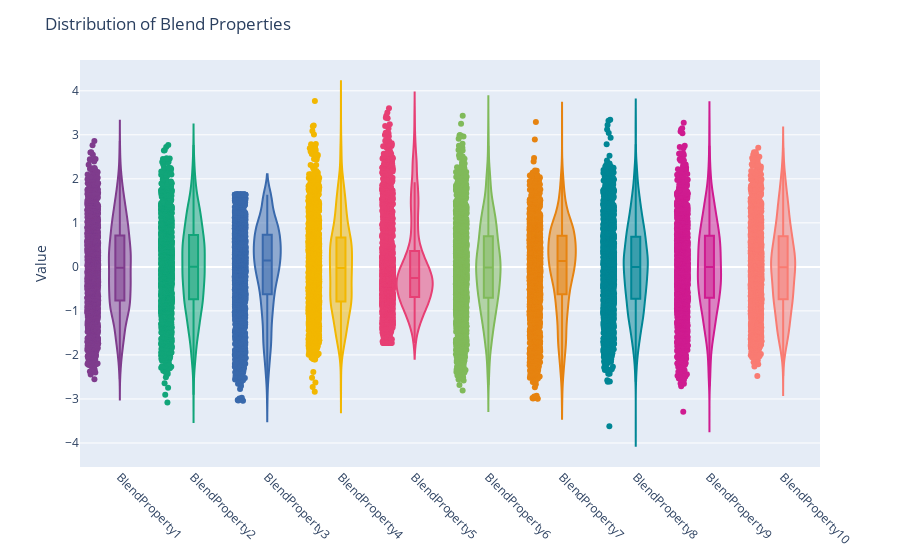

The notebook cell saved with this chart:
### Code cell
# Selecting last 10 blend property columns
data = train_data.iloc[:, 55:]

# Melt the DataFrame to long format for Plotly
melted_data = data.melt(var_name='Property', value_name='Value')

# Create the violin plot
fig = px.violin(melted_data, x='Property', y='Value', color='Property', box=True, points='all', color_discrete_sequence=px.colors.qualitative.Bold)

# Update layout for aesthetics
fig.update_layout(
    showlegend=False,
    title='Distribution of Blend Properties',
    yaxis_title='Value',
    xaxis_title=None,
    xaxis_tickangle=45
)

fig.show()

### Figure 1 — Plotly figure (JSON) as saved in the notebook; plotly's stock layout.template omitted (floating-point values rounded to 4 significant figures; data arrays with more than 128 entries replaced by an {"elided": "..."} marker saying what was removed)
{"data": [{"alignmentgroup": "True", "box": {"visible": true}, "hovertemplate": "Property=%{x}<br>Value=%{y}<extra></extra>", "legendgroup": "BlendProperty1", "marker": {"color": "rgb(127, 60, 141)"}, "name": "BlendProperty1", "offsetgroup": "BlendProperty1", "orientation": "v", "points": "all", "scalegroup": "True", "showlegend": true, "type": "violin", "x": {"elided": "2000 str values"}, "x0": " ", "xaxis": "x", "y": {"elided": "2000 float values"}, "y0": " ", "yaxis": "y"}, {"alignmentgroup": "True", "box": {"visible": true}, "hovertemplate": "Property=%{x}<br>Value=%{y}<extra></extra>", "legendgroup": "BlendProperty2", "marker": {"color": "rgb(17, 165, 121)"}, "name": "BlendProperty2", "offsetgroup": "BlendProperty2", "orientation": "v", "points": "all", "scalegroup": "True", "showlegend": true, "type": "violin", "x": {"elided": "2000 str values"}, "x0": " ", "xaxis": "x", "y": {"elided": "2000 float values"}, "y0": " ", "yaxis": "y"}, {"alignmentgroup": "True", "box": {"visible": true}, "hovertemplate": "Property=%{x}<br>Value=%{y}<extra></extra>", "legendgroup": "BlendProperty3", "marker": {"color": "rgb(57, 105, 172)"}, "name": "BlendProperty3", "offsetgroup": "BlendProperty3", "orientation": "v", "points": "all", "scalegroup": "True", "showlegend": true, "type": "violin", "x": {"elided": "2000 str values"}, "x0": " ", "xaxis": "x", "y": {"elided": "2000 float values"}, "y0": " ", "yaxis": "y"}, {"alignmentgroup": "True", "box": {"visible": true}, "hovertemplate": "Property=%{x}<br>Value=%{y}<extra></extra>", "legendgroup": "BlendProperty4", "marker": {"color": "rgb(242, 183, 1)"}, "name": "BlendProperty4", "offsetgroup": "BlendProperty4", "orientation": "v", "points": "all", "scalegroup": "True", "showlegend": true, "type": "violin", "x": {"elided": "2000 str values"}, "x0": " ", "xaxis": "x", "y": {"elided": "2000 float values"}, "y0": " ", "yaxis": "y"}, {"alignmentgroup": "True", "box": {"visible": true}, "hovertemplate": "Property=%{x}<br>Value=%{y}<extra></extra>", "legendgroup": "BlendProperty5", "marker": {"color": "rgb(231, 63, 116)"}, "name": "BlendProperty5", "offsetgroup": "BlendProperty5", "orientation": "v", "points": "all", "scalegroup": "True", "showlegend": true, "type": "violin", "x": {"elided": "2000 str values"}, "x0": " ", "xaxis": "x", "y": {"elided": "2000 float values"}, "y0": " ", "yaxis": "y"}, {"alignmentgroup": "True", "box": {"visible": true}, "hovertemplate": "Property=%{x}<br>Value=%{y}<extra></extra>", "legendgroup": "BlendProperty6", "marker": {"color": "rgb(128, 186, 90)"}, "name": "BlendProperty6", "offsetgroup": "BlendProperty6", "orientation": "v", "points": "all", "scalegroup": "True", "showlegend": true, "type": "violin", "x": {"elided": "2000 str values"}, "x0": " ", "xaxis": "x", "y": {"elided": "2000 float values"}, "y0": " ", "yaxis": "y"}, {"alignmentgroup": "True", "box": {"visible": true}, "hovertemplate": "Property=%{x}<br>Value=%{y}<extra></extra>", "legendgroup": "BlendProperty7", "marker": {"color": "rgb(230, 131, 16)"}, "name": "BlendProperty7", "offsetgroup": "BlendProperty7", "orientation": "v", "points": "all", "scalegroup": "True", "showlegend": true, "type": "violin", "x": {"elided": "2000 str values"}, "x0": " ", "xaxis": "x", "y": {"elided": "2000 float values"}, "y0": " ", "yaxis": "y"}, {"alignmentgroup": "True", "box": {"visible": true}, "hovertemplate": "Property=%{x}<br>Value=%{y}<extra></extra>", "legendgroup": "BlendProperty8", "marker": {"color": "rgb(0, 134, 149)"}, "name": "BlendProperty8", "offsetgroup": "BlendProperty8", "orientation": "v", "points": "all", "scalegroup": "True", "showlegend": true, "type": "violin", "x": {"elided": "2000 str values"}, "x0": " ", "xaxis": "x", "y": {"elided": "2000 float values"}, "y0": " ", "yaxis": "y"}, {"alignmentgroup": "True", "box": {"visible": true}, "hovertemplate": "Property=%{x}<br>Value=%{y}<extra></extra>", "legendgroup": "BlendProperty9", "marker": {"color": "rgb(207, 28, 144)"}, "name": "BlendProperty9", "offsetgroup": "BlendProperty9", "orientation": "v", "points": "all", "scalegroup": "True", "showlegend": true, "type": "violin", "x": {"elided": "2000 str values"}, "x0": " ", "xaxis": "x", "y": {"elided": "2000 float values"}, "y0": " ", "yaxis": "y"}, {"alignmentgroup": "True", "box": {"visible": true}, "hovertemplate": "Property=%{x}<br>Value=%{y}<extra></extra>", "legendgroup": "BlendProperty10", "marker": {"color": "rgb(249, 123, 114)"}, "name": "BlendProperty10", "offsetgroup": "BlendProperty10", "orientation": "v", "points": "all", "scalegroup": "True", "showlegend": true, "type": "violin", "x": {"elided": "2000 str values"}, "x0": " ", "xaxis": "x", "y": {"elided": "2000 float values"}, "y0": " ", "yaxis": "y"}], "layout": {"legend": {"title": {"text": "Property"}, "tracegroupgap": 0}, "margin": {"t": 60}, "showlegend": false, "title": {"text": "Distribution of Blend Properties"}, "violinmode": "overlay", "xaxis": {"anchor": "y", "categoryarray": ["BlendProperty1", "BlendProperty2", "BlendProperty3", "BlendProperty4", "BlendProperty5", "BlendProperty6", "BlendProperty7", "BlendProperty8", "BlendProperty9", "BlendProperty10"], "categoryorder": "array", "domain": [0, 1], "tickangle": 45, "title": {}}, "yaxis": {"anchor": "x", "domain": [0, 1], "title": {"text": "Value"}}}}
